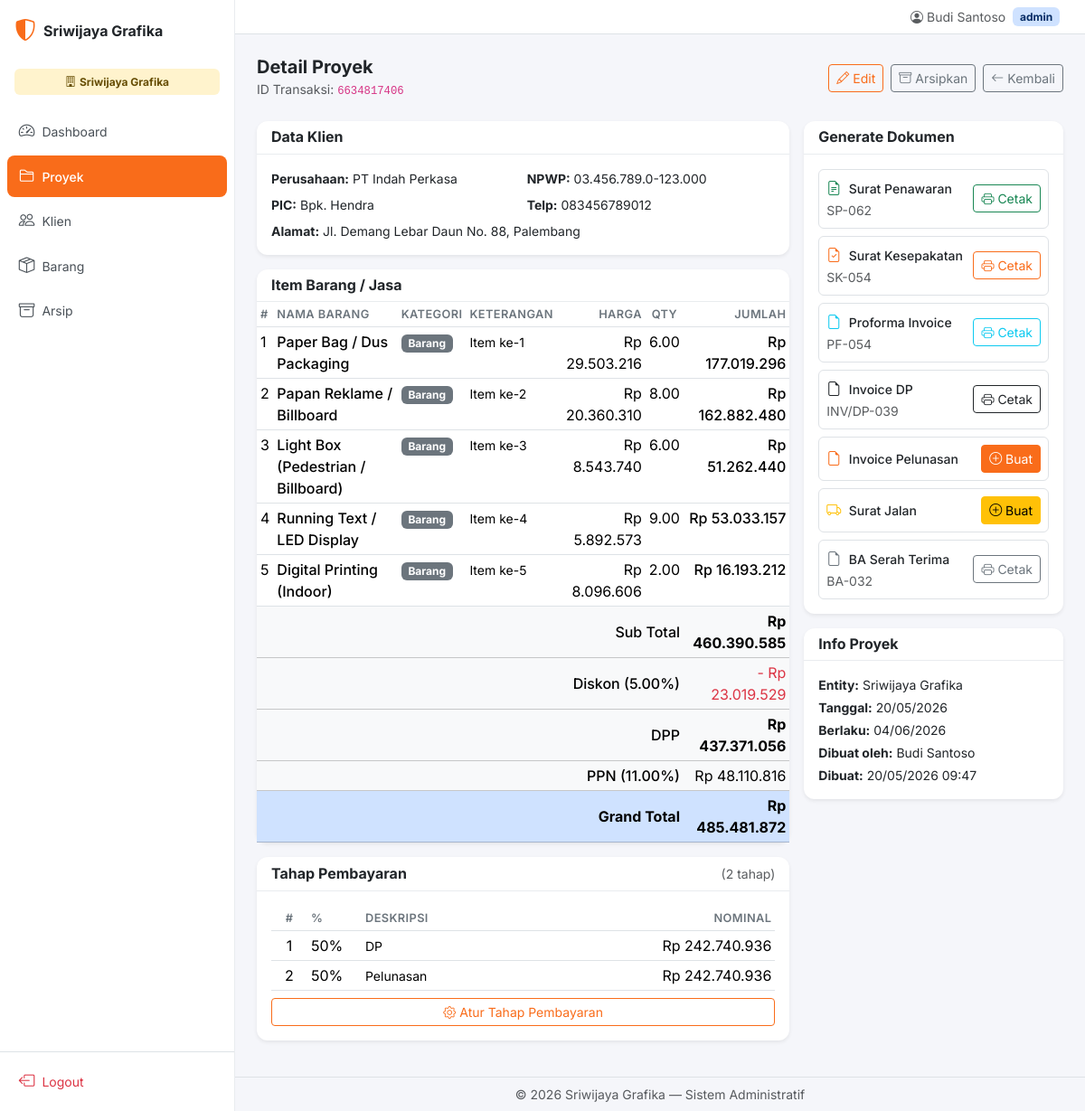
Page /proyek/detail.php?id=73 (signed in) on the committed database.
### tables this page shows
CREATE TABLE `proyek` (
  `id` int NOT NULL AUTO_INCREMENT,
  `entity_id` int DEFAULT NULL,
  `no_referensi` varchar(10) NOT NULL,
  `klien_id` int DEFAULT NULL,
  `tanggal` date NOT NULL DEFAULT (curdate()),
  `berlaku_sampai` date NOT NULL DEFAULT ((curdate() + interval 1 month)),
  `no_sp` varchar(20) DEFAULT NULL,
  `no_sk` varchar(20) DEFAULT NULL,
  `no_inv` varchar(20) DEFAULT NULL,
  `no_sj` varchar(20) DEFAULT NULL,
  `no_ba` varchar(20) DEFAULT NULL,
  `no_proforma` varchar(20) DEFAULT NULL,
  `no_inv_dp` varchar(20) DEFAULT NULL,
  `no_inv_pelunasan` varchar(20) DEFAULT NULL,
  `diskon_persen` decimal(5,2) DEFAULT '0.00',
  `ppn_persen` decimal(5,2) DEFAULT '11.00',
  `sub_total` decimal(15,2) DEFAULT '0.00',
  `dpp` decimal(15,2) DEFAULT '0.00',
  `grand_total` decimal(15,2) DEFAULT '0.00',
  `dibuat_oleh` int DEFAULT NULL,
  `is_archived` tinyint(1) DEFAULT '0',
  `created_at` timestamp NULL DEFAULT CURRENT_TIMESTAMP,
  `updated_at` timestamp NULL DEFAULT CURRENT_TIMESTAMP ON UPDATE CURRENT_TIMESTAMP,
  `dp_persen` decimal(5,1) DEFAULT '50.0',
  `waktu_pelaksanaan_hari` int DEFAULT '7',
  PRIMARY KEY (`id`),
  UNIQUE KEY `no_referensi` (`no_referensi`)
);

CREATE TABLE `klien` (
  `id` int NOT NULL AUTO_INCREMENT,
  `entity_id` int DEFAULT NULL,
  `nama_perusahaan` varchar(200) NOT NULL,
  `alamat` text,
  `npwp` varchar(30) DEFAULT NULL,
  `pic` varchar(100) DEFAULT NULL,
  `no_telp` varchar(30) DEFAULT NULL,
  `created_at` timestamp NULL DEFAULT CURRENT_TIMESTAMP,
  PRIMARY KEY (`id`)
);

CREATE TABLE `proyek_item` (
  `id` int NOT NULL AUTO_INCREMENT,
  `proyek_id` int NOT NULL,
  `no_urut` int NOT NULL,
  `barang_id` int DEFAULT NULL,
  `kategori` varchar(20) DEFAULT 'barang',
  `keterangan` text,
  `harga` decimal(15,2) NOT NULL,
  `qty` decimal(10,2) NOT NULL,
  `satuan` varchar(20) DEFAULT '',
  `jumlah` decimal(15,2) GENERATED ALWAYS AS ((`harga` * `qty`)) STORED,
  PRIMARY KEY (`id`)
);

CREATE TABLE `barang` (
  `id` int NOT NULL AUTO_INCREMENT,
  `entity_id` int DEFAULT NULL,
  `nama` varchar(200) NOT NULL,
  `created_at` timestamp NULL DEFAULT CURRENT_TIMESTAMP,
  PRIMARY KEY (`id`)
);

CREATE TABLE `proyek_tahap_pembayaran` (
  `id` int NOT NULL AUTO_INCREMENT,
  `proyek_id` int NOT NULL,
  `urutan` int NOT NULL,
  `persentase` decimal(5,1) NOT NULL,
  `deskripsi` varchar(255) NOT NULL,
  PRIMARY KEY (`id`),
  KEY `proyek_id` (`proyek_id`),
  CONSTRAINT `proyek_tahap_pembayaran_ibfk_1` FOREIGN KEY (`proyek_id`) REFERENCES `proyek` (`id`) ON DELETE CASCADE
);

CREATE TABLE `entity` (
  `id` int NOT NULL AUTO_INCREMENT,
  `name` varchar(100) NOT NULL,
  `slug` varchar(50) NOT NULL,
  `logo_svg` varchar(255) DEFAULT NULL,
  `alamat` text,
  `no_telp` varchar(30) DEFAULT NULL,
  `kota` varchar(100) DEFAULT NULL,
  `kena_ppn` tinyint(1) DEFAULT '1',
  `direktur` varchar(100) DEFAULT NULL,
  `bank` varchar(100) DEFAULT NULL,
  `atas_nama` varchar(100) DEFAULT NULL,
  `no_rekening` varchar(50) DEFAULT NULL,
  `created_at` timestamp NULL DEFAULT CURRENT_TIMESTAMP,
  PRIMARY KEY (`id`),
  UNIQUE KEY `slug` (`slug`)
);

CREATE TABLE `users` (
  `id` int NOT NULL AUTO_INCREMENT,
  `entity_id` int DEFAULT NULL,
  `name` varchar(100) NOT NULL,
  `email` varchar(100) NOT NULL,
  `password` varchar(255) NOT NULL,
  `role` varchar(20) NOT NULL,
  `active` tinyint(1) DEFAULT '1',
  `created_at` timestamp NULL DEFAULT CURRENT_TIMESTAMP,
  PRIMARY KEY (`id`),
  UNIQUE KEY `email` (`email`),
  CONSTRAINT `users_chk_1` CHECK ((`role` in (_utf8mb4'super_admin',_utf8mb4'owner',_utf8mb4'admin',_utf8mb4'karyawan',_utf8mb4'freelance')))
);

### config/functions.php (called while the page is built, shortened)
<?php
function rupiah($angka): string {
    return 'Rp ' . number_format((float)$angka, 0, ',', '.');
}

### proyek/detail.php (the view, shortened to what this page needs)
<?php
require '../config/database.php';
require '../config/functions.php';
$id = (int)($_GET['id'] ?? 0);
$stmt = $pdo->prepare("
    SELECT p.*, k.nama_perusahaan, k.alamat as klien_alamat, k.npwp, k.pic, k.no_telp as klien_telp,
           e.name as entity_name, e.direktur, e.bank, e.atas_nama, e.no_rekening, e.alamat as entity_alamat, e.no_telp as entity_telp,
           u.name as dibuat_nama
    FROM proyek p
    JOIN klien k ON p.klien_id = k.id
    JOIN entity e ON p.entity_id = e.id
    LEFT JOIN users u ON p.dibuat_oleh = u.id
    WHERE p.id = ? AND p.entity_id = ?
");
$stmt->execute([$id, $_SESSION['entity_id']]);
$proyek = $stmt->fetch();
$stmt = $pdo->prepare("
    SELECT pi.*, b.nama as barang_nama
    FROM proyek_item pi
    LEFT JOIN barang b ON pi.barang_id = b.id
    WHERE pi.proyek_id = ? ORDER BY pi.no_urut
");
$stmt->execute([$id]);
$items = $stmt->fetchAll();
$stmt = $pdo->prepare("SELECT * FROM proyek_tahap_pembayaran WHERE proyek_id = ? ORDER BY urutan");
$stmt->execute([$id]);
$tahap_pembayaran = $stmt->fetchAll();
require '../template/header.php';
?>
<div class="d-flex justify-content-between align-items-center mb-4 flex-wrap gap-2">
  <div>
    <h5 class="fw-bold mb-0">Detail Proyek</h5>
    <small class="text-muted">ID Transaksi: <code><?= htmlspecialchars($proyek['no_referensi']) ?></code></small>
  </div>
  <div class="d-flex gap-2">
    <a href="edit.php?id=<?= $id ?>" class="btn btn-outline-primary btn-sm">
      <i class="bi bi-pencil me-1"></i>Edit
    </a>
    <a href="../api/toggle_arsip.php?proyek_id=<?= $id ?>" class="btn btn-outline-secondary btn-sm" onclick="event.preventDefault(); toggleArsip(<?= $id ?>)">
      <i class="bi bi-archive me-1"></i>Arsipkan
    </a>
    <a href="index.php" class="btn btn-outline-secondary btn-sm"><i class="bi bi-arrow-left me-1"></i>Kembali</a>
  </div>
</div>
<div class="row g-3">
  <div class="col-lg-8">
    <div class="card border-0 shadow-sm mb-3">
      <div class="card-header bg-transparent py-2">
        <h6 class="fw-bold mb-0">Data Klien</h6>
      </div>
      <div class="card-body">
        <div class="row g-2 small">
          <div class="col-md-6"><strong>Perusahaan:</strong> <?= htmlspecialchars($proyek['nama_perusahaan']) ?></div>
          <div class="col-md-6"><strong>NPWP:</strong> <?= htmlspecialchars($proyek['npwp'] ?: '-') ?></div>
          <div class="col-md-6"><strong>PIC:</strong> <?= htmlspecialchars($proyek['pic'] ?: '-') ?></div>
          <div class="col-md-6"><strong>Telp:</strong> <?= htmlspecialchars($proyek['klien_telp'] ?: '-') ?></div>
          <div class="col-12"><strong>Alamat:</strong> <?= htmlspecialchars($proyek['klien_alamat'] ?: '-') ?></div>
        </div>
      </div>
    </div>
    <div class="card border-0 shadow-sm mb-3">
      <div class="card-header bg-transparent py-2">
        <h6 class="fw-bold mb-0">Item Barang / Jasa</h6>
      </div>
      <div class="card-body p-0">
        <div class="table-responsive">
          <table class="table table-sm mb-0">
            <thead>
              <tr>
                <th>#</th><th>Nama Barang</th><th>Kategori</th><th>Keterangan</th>
                <th class="text-end">Harga</th><th class="text-center">Qty</th><th class="text-end">Jumlah</th>
              </tr>
            </thead>
            <tbody>
              <?php foreach ($items as $item): ?>
              <tr>
                <td><?= $item['no_urut'] ?></td>
                <td class="fw-medium"><?= htmlspecialchars($item['barang_nama'] ?: 'Custom') ?></td>
                <td><span class="badge bg-<?= $item['kategori'] === 'pekerjaan' ? 'info' : 'secondary' ?>"><?= $item['kategori'] === 'pekerjaan' ? 'Jasa' : 'Barang' ?></span></td>
                <td><small><?= htmlspecialchars($item['keterangan'] ?: '-') ?></small></td>
                <td class="text-end"><?= rupiah($item['harga']) ?></td>
                <td class="text-center"><?= $item['qty'] ?></td>
                <td class="text-end fw-medium"><?= rupiah($item['jumlah']) ?></td>
              </tr>
              <?php endforeach; ?>
            </tbody>
            <tfoot class="table-light">
              <tr><td colspan="6" class="text-end fw-medium">Sub Total</td><td class="text-end fw-bold"><?= rupiah($proyek['sub_total']) ?></td></tr>
              <tr><td colspan="6" class="text-end fw-medium">Diskon (<?= $proyek['diskon_persen'] ?>%)</td><td class="text-end text-danger">- <?= rupiah($proyek['sub_total'] - $proyek['dpp']) ?></td></tr>
              <tr><td colspan="6" class="text-end fw-medium">DPP</td><td class="text-end fw-bold"><?= rupiah($proyek['dpp']) ?></td></tr>
              <tr><td colspan="6" class="text-end fw-medium">PPN (<?= $proyek['ppn_persen'] ?>%)</td><td class="text-end"><?= rupiah($proyek['grand_total'] - $proyek['dpp']) ?></td></tr>
              <tr class="table-primary"><td colspan="6" class="text-end fw-bold">Grand Total</td><td class="text-end fw-bold fs-6"><?= rupiah($proyek['grand_total']) ?></td></tr>
            </tfoot>
          </table>
        </div>
      </div>
    </div>
    <div class="card border-0 shadow-sm mb-3">
      <div class="card-header bg-transparent py-2 d-flex justify-content-between align-items-center">
        <h6 class="fw-bold mb-0">Tahap Pembayaran</h6>
        <?php if ($proyek['no_sk']): ?>
        <small class="text-muted">(<?= count($tahap_pembayaran) ?> tahap)</small>
        <?php endif; ?>
      </div>
      <div class="card-body">
        <?php if ($tahap_pembayaran): ?>
        <table class="table table-sm mb-2">
          <thead><tr><th class="text-center" style="width:40px">#</th><th style="width:60px">%</th><th>Deskripsi</th><th class="text-end" style="width:140px">Nominal</th></tr></thead>
          <tbody>
            <?php foreach ($tahap_pembayaran as $tp): ?>
            <tr>
              <td class="text-center"><?= $tp['urutan'] ?></td>
              <td><?= (int)$tp['persentase'] ?>%</td>
              <td><small><?= htmlspecialchars($tp['deskripsi']) ?></small></td>
              <td class="text-end"><?= rupiah($proyek['grand_total'] * $tp['persentase'] / 100) ?></td>
            </tr>
            <?php endforeach; ?>
          </tbody>
        </table>
        <?php else: ?>
        <small class="text-muted">Belum ada tahap pembayaran.</small>
        <?php endif; ?>
        <a href="edit.php?id=<?= $id ?>" class="btn btn-sm btn-outline-primary w-100">
          <i class="bi bi-gear"></i> Atur Tahap Pembayaran
        </a>
      </div>
    </div>
  </div>
  <div class="col-lg-4">
    <div class="card border-0 shadow-sm mb-3">
      <div class="card-header bg-transparent py-2">
        <h6 class="fw-bold mb-0">Generate Dokumen</h6>
      </div>
      <div class="card-body">
        <?php
        $docs = [
            'sp'          => ['label' => 'Surat Penawaran',             'file' => 'surat_penawaran',     'icon' => 'file-earmark-text', 'color' => 'success', 'prasyarat' => null],
            'sk'          => ['label' => 'Surat Kesepakatan',           'file' => 'surat_kesepakatan',   'icon' => 'file-earmark-check', 'color' => 'primary', 'prasyarat' => 'no_sp'],
            'proforma'    => ['label' => 'Proforma Invoice',            'file' => 'proforma_invoice',    'icon' => 'file-earmark', 'color' => 'info', 'prasyarat' => 'no_sk'],
            'inv_dp'      => ['label' => 'Invoice DP',                 'file' => 'invoice_dp',          'icon' => 'file-earmark', 'color' => 'dark', 'prasyarat' => 'no_proforma'],
            'inv_pelunasan' => ['label' => 'Invoice Pelunasan',        'file' => 'invoice_pelunasan',   'icon' => 'file-earmark', 'color' => 'primary', 'prasyarat' => 'no_proforma'],
            'sj'          => ['label' => 'Surat Jalan',                 'file' => 'surat_jalan',         'icon' => 'truck', 'color' => 'warning', 'prasyarat' => 'no_proforma'],
            'ba'          => ['label' => 'BA Serah Terima',            'file' => 'ba_serah_terima',     'icon' => 'file-earmark', 'color' => 'secondary', 'prasyarat' => 'no_proforma'],
        ];
        ?>
        <div class="d-flex flex-column gap-2">
          <?php foreach ($docs as $jenis => $doc):
            $kolom = "no_$jenis";
            $ada = $proyek[$kolom];
          ?>
          <div class="d-flex align-items-center justify-content-between p-2 rounded border">
            <div>
              <i class="bi bi-<?= $doc['icon'] ?> text-<?= $doc['color'] ?> me-1"></i>
              <small class="fw-medium"><?= $doc['label'] ?></small>
              <?php if ($ada): ?>
              <br><small class="text-muted"><?= htmlspecialchars($ada) ?></small>
              <?php endif; ?>
            </div>
            <div class="d-flex gap-1">
              <?php if ($ada): ?>
              <a href="../template/<?= $doc['file'] ?>.php?id=<?= $id ?>" target="_blank" class="btn btn-sm btn-outline-<?= $doc['color'] ?>">
                <i class="bi bi-printer"></i> Cetak
              </a>
              <?php else: ?>
              <button class="btn btn-sm btn-<?= $doc['color'] ?>" onclick="generateDokumen(<?= $id ?>, '<?= $jenis ?>', this)">
                <i class="bi bi-plus-circle"></i> Buat
              </button>
              <?php endif; ?>
            </div>
          </div>
          <?php endforeach; ?>
        </div>
      </div>
    </div>
    <div class="card border-0 shadow-sm">
      <div class="card-header bg-transparent py-2">
        <h6 class="fw-bold mb-0">Info Proyek</h6>
      </div>
      <div class="card-body small">
        <div class="mb-1"><strong>Entity:</strong> <?= htmlspecialchars($proyek['entity_name']) ?></div>
        <div class="mb-1"><strong>Tanggal:</strong> <?= date('d/m/Y', strtotime($proyek['tanggal'])) ?></div>
        <div class="mb-1"><strong>Berlaku:</strong> <?= $proyek['berlaku_sampai'] ? date('d/m/Y', strtotime($proyek['berlaku_sampai'])) : '-' ?></div>
        <div class="mb-1"><strong>Dibuat oleh:</strong> <?= htmlspecialchars($proyek['dibuat_nama'] ?: '-') ?></div>
        <div><strong>Dibuat:</strong> <?= date('d/m/Y H:i', strtotime($proyek['created_at'])) ?></div>
      </div>
    </div>
  </div>
</div>
<?php require '../template/footer.php'; ?>

### assets/css/style.css (style rules this page uses)
:root { --primary: #F96C1A; --primary-hover: #e05e12; --bs-primary: #F96C1A; --bs-primary-rgb: 249, 108, 26; }
body { font-family: 'Inter', -apple-system, BlinkMacSystemFont, sans-serif; background: #f5f6fa; }
.table th { font-weight: 600; font-size: 0.8rem; text-transform: uppercase; letter-spacing: 0.03em; color: #6c757d; }
.card { border-radius: 12px; }
.card-header { background: transparent; border-bottom-color: #e9ecef; }
.btn-primary { background-color: var(--bs-primary); border-color: var(--bs-primary); }
.btn-outline-primary { color: var(--bs-primary); border-color: var(--bs-primary); }

### rows in the picture
proyek: no_referensi "6634817406", klien.nama_perusahaan "PT Indah Perkasa", klien.npwp "03.456.789.0-123.000", klien.pic "Bpk. Hendra", klien.no_telp "083456789012", klien.alamat "Jl. Demang Lebar Daun No. 88, Palembang", sub_total "Rp 460.390.585", diskon_persen "5.00", rupiah($proyek['sub_total'] - $proyek['dpp']) "Rp 23.019.529", dpp "Rp 437.371.056", ppn_persen "11.00", rupiah($proyek['grand_total'] - $proyek['dpp']) "Rp 48.110.816", grand_total "Rp 485.481.872", no_sp "SP-062", no_sk "SK-054", no_proforma "PF-054", no_inv_dp "INV/DP-039", no_ba "BA-032", entity.name "Sriwijaya Grafika", tanggal "20/05/2026", berlaku_sampai "04/06/2026", users.name "Budi Santoso", created_at "20/05/2026 09:47"
proyek_item: no_urut "1", barang.nama "Paper Bag / Dus Packaging", kategori "Barang", keterangan "Item ke-1", harga "Rp 29.503.216", qty "6.00", jumlah "Rp 177.019.296"
proyek_item: no_urut "2", barang.nama "Papan Reklame / Billboard", kategori "Barang", keterangan "Item ke-2", harga "Rp 20.360.310", qty "8.00", jumlah "Rp 162.882.480"
proyek_item: no_urut "3", barang.nama "Light Box (Pedestrian / Billboard)", kategori "Barang", keterangan "Item ke-3", harga "Rp 8.543.740", qty "6.00", jumlah "Rp 51.262.440"
proyek_item: no_urut "4", barang.nama "Running Text / LED Display", kategori "Barang", keterangan "Item ke-4", harga "Rp 5.892.573", qty "9.00", jumlah "Rp 53.033.157"
proyek_item: no_urut "5", barang.nama "Digital Printing (Indoor)", kategori "Barang", keterangan "Item ke-5", harga "Rp 8.096.606", qty "2.00", jumlah "Rp 16.193.212"
proyek_tahap_pembayaran: urutan "1", persentase "50", deskripsi "DP", rupiah($proyek['grand_total'] * $tp['persentase'] / 100) "Rp 242.740.936"
proyek_tahap_pembayaran: urutan "2", persentase "50", deskripsi "Pelunasan", rupiah($proyek['grand_total'] * $tp['persentase'] / 100) "Rp 242.740.936"

### other values in the picture
$_SESSION['entity_name'] "Sriwijaya Grafika"
$_SESSION['user_nama'] "Budi Santoso"
$_SESSION['role'] "admin"
count($tahap_pembayaran) "2"
$doc['label'] "Surat Penawaran"
$doc['label'] "Surat Kesepakatan"
$doc['label'] "Proforma Invoice"
$doc['label'] "Invoice DP"
$doc['label'] "Invoice Pelunasan"
$doc['label'] "Surat Jalan"
$doc['label'] "BA Serah Terima"
